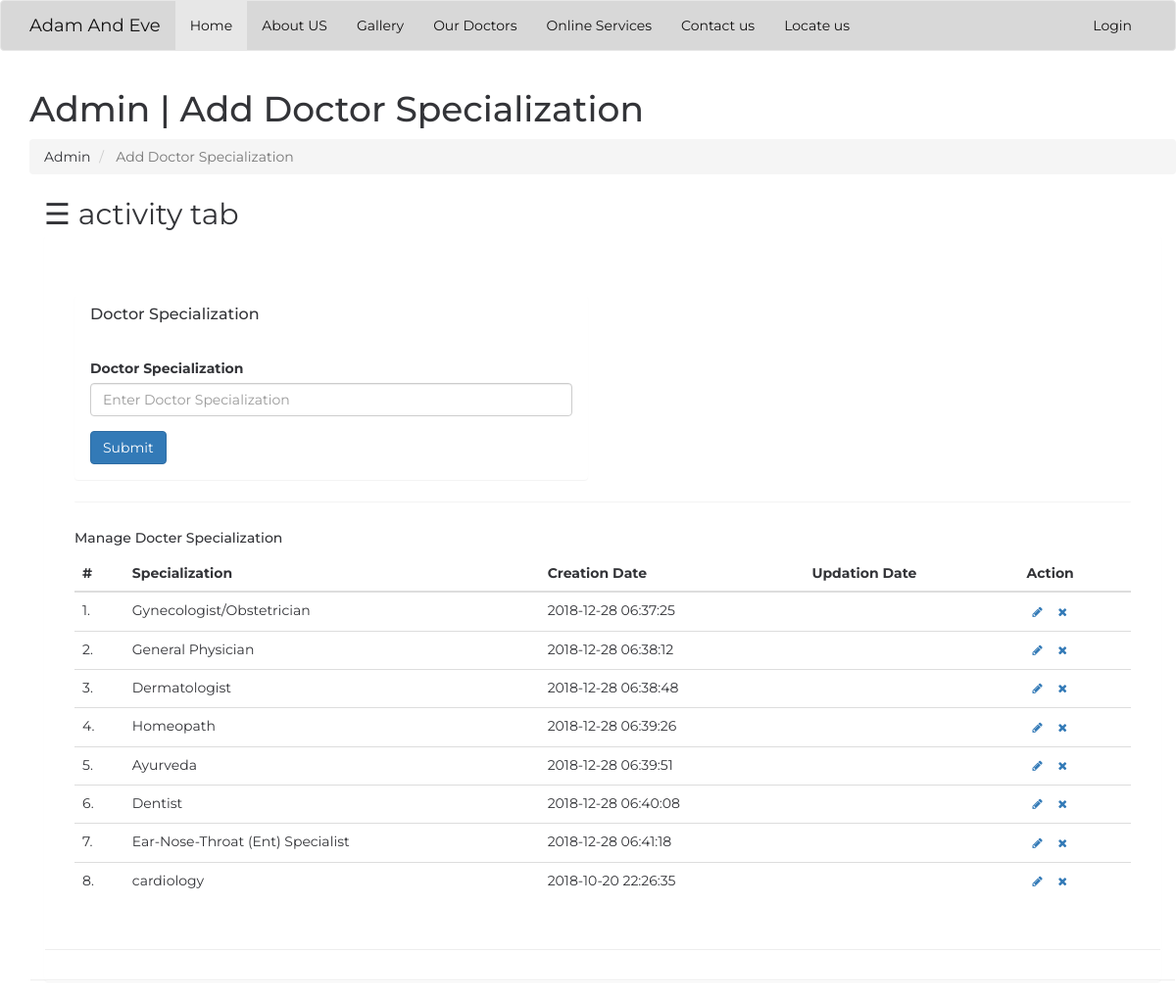
The app's page /admin/doctor-specilization.php (signed in) with its own data.
### tables this page shows
CREATE TABLE `doctorspecilization` (
  `id` int(11) NOT NULL,
  `specilization` varchar(255) NOT NULL,
  `creationDate` timestamp NOT NULL DEFAULT CURRENT_TIMESTAMP,
  `updationDate` varchar(255) NOT NULL
);

### admin/doctor-specilization.php (the view, shortened to what this page needs)
<!DOCTYPE html>
<html>
<head>
	<link rel="stylesheet" type="text/css" href="https://maxcdn.bootstrapcdn.com/bootstrap/3.3.5/css/bootstrap.min.css">
    <link rel="stylesheet" type="text/css" href="https://maxcdn.bootstrapcdn.com/font-awesome/4.4.0/css/font-awesome.min.css">
		<link href="vendor/perfect-scrollbar/perfect-scrollbar.min.css" rel="stylesheet" media="screen">
		<link href="vendor/animate.css/animate.min.css" rel="stylesheet" media="screen">
<link href="vendor/switchery/switchery.min.css" rel="stylesheet" media="screen">
		<link href="vendor/bootstrap-touchspin/jquery.bootstrap-touchspin.min.css" rel="stylesheet" media="screen">
		<link href="vendor/select2/select2.min.css" rel="stylesheet" media="screen">
		<link href="vendor/bootstrap-datepicker/bootstrap-datepicker3.standalone.min.css" rel="stylesheet" media="screen">
		<link href="vendor/bootstrap-timepicker/bootstrap-timepicker.min.css" rel="stylesheet" media="screen">
	<link rel="stylesheet" type="text/css" href="hosp.css">
</head>
<body>
<nav class="navbar navbar-default">
  <div class="container">
    <div class="navbar-header">
    <a class="navbar-brand" href="../hospital.php">Adam And Eve</a>
    </div>
    <div class="collapse navbar-collapse" id="bs-example-navbar-collapse-1">
      <ul class="nav navbar-nav">
       <li class="active"><a href="../hospital.php">Home</a></li>
         <li><a href="../aboutus.php">About US</a></li>
          <li><a href="../gallery.html">Gallery</a></li>
        <li><a href="../doctors.html">Our Doctors</a></li>
        <li><a href="../user-login.php">Online Services</a></li>
        <li><a href="../cont1.php">Contact us</a></li>
          <li><a href="../locateus.php">Locate us</a></li>
      </ul>
      <ul class="nav navbar-nav navbar-right">
        <li><a href="index.php">Login</a></li>
      </ul>
    </div>
  </div>
</nav>
<div class="container">
<div class="main-content" >
					<div class="wrap-content container" id="container">
						<section id="page-title">
							<div class="row">
								<div>
									<h1 class="mainTitle">Admin | Add Doctor Specialization</h1>
																	</div>
								<ol class="breadcrumb">
									<li>
										<span>Admin</span>
									</li>
									<li class="active">
										<span>Add Doctor Specialization</span>
									</li>
								</ol>
							</div>
						</section>
						<span style="font-size:30px;cursor:pointer" onclick="openNav()">&#9776; activity tab</span>
						<div class="panel panel-white">
						<div class="container-fluid container-fullw bg-white">
						<div class="container-fluid container-fullw bg-white">
							<div class="row">
								<div class="col-md-12">
									<div class="row margin-top-30">
										<div class="col-lg-6 col-md-12">
											<div class="panel panel-white">
												<div class="panel-heading">
													<h5 class="panel-title">Doctor Specialization</h5>
												</div>
												<div class="panel-body">
													<form role="form" name="dcotorspcl" method="post" >
														<div class="form-group">
															<label for="exampleInputEmail1">
																Doctor Specialization
															</label>
							<input type="text" name="doctorspecilization" class="form-control"  placeholder="Enter Doctor Specialization">
														</div>
														<button type="submit" name="submit" class="btn btn-o btn-primary">
															Submit
														</button>
													</form>
												</div>
											</div>
										</div>
											</div>
										</div>
									<div class="col-lg-12 col-md-12">
											<div class="panel panel-white">
											</div>
										</div>
									</div>
									<div class="row">
								<div class="col-md-12">
									<h5 class="over-title margin-bottom-15">Manage <span class="text-bold">Docter Specialization</span></h5>
									<table class="table table-hover" id="sample-table-1">
										<thead>
											<tr>
												<th class="center">#</th>
												<th>Specialization</th>
												<th class="hidden-xs">Creation Date</th>
												<th>Updation Date</th>
												<th>Action</th>
											</tr>
										</thead>
										<tbody>
<?php
$sql=mysql_query("select * from doctorSpecilization");
$cnt=1;
while($row=mysql_fetch_array($sql))
{
?>
											<tr>
												<td class="center"><?php echo $cnt;?>.</td>
												<td class="hidden-xs"><?php echo $row['specilization'];?></td>
												<td><?php echo $row['creationDate'];?></td>
												<td><?php echo $row['updationDate'];?>
												</td>
												<td >
												<div class="visible-md visible-lg hidden-sm hidden-xs">
							<a href="edit-doctor-specialization.php?id=<?php echo $row['id'];?>" class="btn btn-transparent btn-xs" tooltip-placement="top" tooltip="Edit"><i class="fa fa-pencil"></i></a>
	<a href="doctor-specilization.php?id=<?php echo $row['id']?>&del=delete" onClick="return confirm('Are you sure you want to delete?')"class="btn btn-transparent btn-xs tooltips" tooltip-placement="top" tooltip="Remove"><i class="fa fa-times fa fa-white"></i></a>
												</div>
												</td>
											</tr>
											<?php
$cnt=$cnt+1;
											 }?>
										</tbody>
									</table>
								</div>
							</div>
								</div>
							</div>
						</div>
					</div>
					</div>
					</div>
</body>
</html>

### admin/hosp.css (style rules this page uses)
body { background: url(https://images.unsplash.com/photo-1519494140681-8b17d830a3e9?ixlib=rb-0.3.5&s=4ba09aa340a1626fc49ae2fd479aa34b&auto=format&fit=crop&w=753&q=80); background-size: cover; background-position: center; color: #333438; font-family: 'Montserrat', sans-serif; }
html { height: 100%; }
.navbar-default { background-color: #d8d8d8; }
.navbar-default .navbar-nav>li>a, .navbar-default .navbar-nav>.active>a, .navbar-default .navbar-brand { color: #131212; }
.container-fullw { margin-left: -15px; margin-right: -15px; padding-left: 30px; padding-right: 30px; padding-top: 30px; padding-bottom: 30px; border-bottom: 1px solid #eee; }

### records on screen
doctorspecilization: specilization "Gynecologist/Obstetrician", creationDate "2018-12-28 06:37:25"
doctorspecilization: specilization "General Physician", creationDate "2018-12-28 06:38:12"
doctorspecilization: specilization "Dermatologist", creationDate "2018-12-28 06:38:48"
doctorspecilization: specilization "Homeopath", creationDate "2018-12-28 06:39:26"
doctorspecilization: specilization "Ayurveda", creationDate "2018-12-28 06:39:51"
doctorspecilization: specilization "Dentist", creationDate "2018-12-28 06:40:08"
doctorspecilization: specilization "Ear-Nose-Throat (Ent) Specialist", creationDate "2018-12-28 06:41:18"
doctorspecilization: specilization "cardiology", creationDate "2018-10-20 22:26:35"
